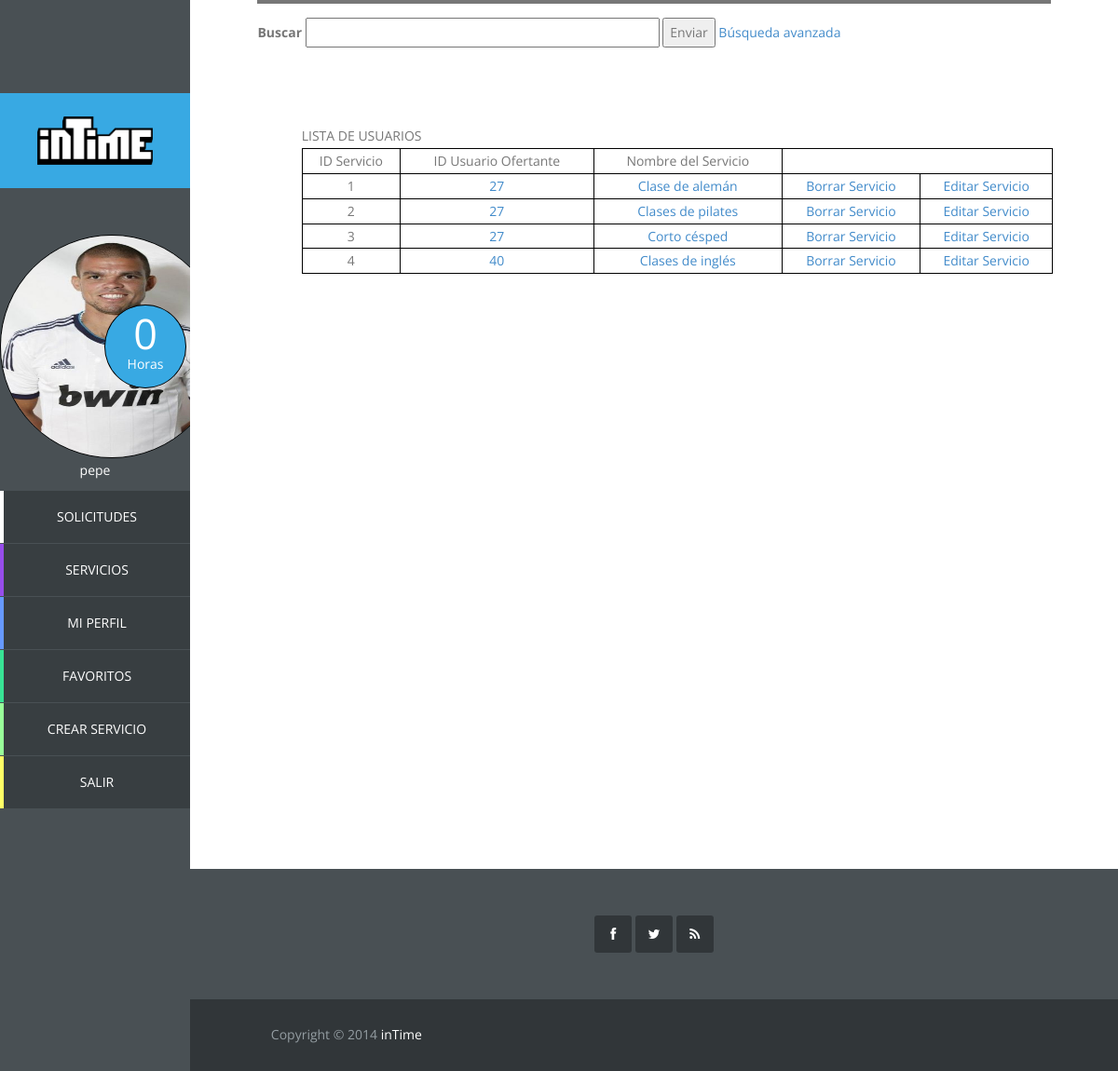
The app's page /vista/serviciosadmin.php (signed in) with its own data.
### tables this page shows
CREATE TABLE IF NOT EXISTS `usuario` (
  `id_usuario` int(11) NOT NULL AUTO_INCREMENT,
  `correo` varchar(40) NOT NULL,
  `nombre` varchar(20) NOT NULL,
  `apellidos` varchar(40) NOT NULL,
  `direccion` varchar(80) NOT NULL,
  `horas_usuario` int(11) NOT NULL,
  `foto_usuario` varchar(20) DEFAULT NULL,
  `pass` char(128) NOT NULL,
  `salt` char(128) NOT NULL,
  `vio_sol_recibidas` datetime NOT NULL,
  `vio_sol_enviadas` datetime NOT NULL,
  PRIMARY KEY (`id_usuario`),
  UNIQUE KEY `correo` (`correo`)
);

CREATE TABLE IF NOT EXISTS `servicio` (
  `id_servicio` int(11) NOT NULL AUTO_INCREMENT,
  `id_usuario` int(11) NOT NULL,
  `id_categoria` int(11) NOT NULL,
  `nombre_servicio` varchar(50) NOT NULL,
  `descripcion` varchar(1000) DEFAULT NULL,
  `horas` int(11) NOT NULL,
  `foto_servicio` blob,
  PRIMARY KEY (`id_servicio`),
  KEY `id_usuario` (`id_usuario`),
  KEY `id_categoria` (`id_categoria`)
);

### modelo/usuario.php (called while the page is built, shortened)
<?php
	class Usuario {
		private $id;
		private $nombre;
		private $horas;
		private $foto;
		public function __construct($id, $correo, $nombre, $apellidos, $direccion, $horas, $foto, $pass, $salt) {
			$this->id = $id;
			$this->nombre = $nombre;
			$this->horas = $horas;
			$this->foto = $foto;
		}
		public function getId(){
			return $this->id;
		}
		public function getNombre(){
			return $this->nombre;
		}
		public function getHoras(){
			return $this->horas;
		}
		public function getFoto(){
			return $this->foto;
		}
	}

### controlador/op_base_datos.php (called while the page is built, shortened)
<?php
class Mysql{
	protected $host="localhost";
	protected $user="root";
    protected $clave="";
	protected function conectar(){
        $this->conexion=mysqli_connect($this->host,$this->user,$this->clave);
    }
}

### controlador/op_base_datos_usuario.php (called while the page is built, shortened)
<?php
require_once '../controlador/op_base_datos.php';
class MysqlUsuario extends Mysql {
	public function conseguirUsuarioById($id){
		$pst = $this->conexion->prepare("select * from usuario where id_usuario = ?");
		$pst->bind_param("s", $id);
		$pst->execute();
		$pst->bind_result($id_usuario, $correo, $nombre, $apellidos, $direccion, $horas, $foto, $pass, $salt,
			$vio_sol_recibidas, $vio_sol_enviadas);
		$usuario = NULL;
		if($pst->fetch()){
			$usuario = new Usuario($id_usuario, $correo, $nombre, $apellidos, $direccion, $horas, $foto, $pass, $salt,
				$vio_sol_recibidas, $vio_sol_enviadas);
		}
		return $usuario;
	}
}

### controlador/op_base_datos_servicio.php (called while the page is built, shortened)
<?php
require_once '../controlador/op_base_datos.php';
class MysqlServicio extends Mysql {
	public function mostrar_todos_servicios(){
		$pst = $this->conexion->prepare("select * from servicio");
		$pst->execute();
		$resultado = $pst->get_result();
		return $resultado;
	}
}

### vista/serviciosadmin.php (the view, shortened to what this page needs)
<!DOCTYPE html>
<?php
	require_once '../controlador/op_base_datos_servicio.php';
?>
<html lang="es">
	<?php include "head.php";?>
	<body>
		<?php include "sidebar.php"
		?>
		<div id="main-content">
			<div id="templatemo">
				<div class="section-content">
					<div class="row">
						<div class="col-md-12">
							<div class="section-title">
								<div class="buscador">
									<form method="post" action="busqueda.php" accept-charset="utf-8">
										<label>Buscar</label>
										<input type="text" name="nombrebusq" size="50">
										<button type="submit" name="submit">
											Enviar
										</button>
										<a href="">Búsqueda avanzada</a>
									</form>
								</div>
							</div>
						</div>
					</div>
					<div class="panel-admin">
						<div class="lista-admin">
							<table>
								<?php
								$BDD = new MysqlServicio();
								$resultado = $BDD->mostrar_todos_servicios();
								echo "<table border='1' cellpadding='2' cellspacing='2'";
								echo "<tr><td>ID Servicio</td><td>ID Usuario Ofertante</td><td>Nombre del Servicio</td>";
								while ($row = mysqli_fetch_array($resultado)) {
								$id = $row['id_servicio'];
								$id_usuario = $row['id_usuario'];
							        echo "<tr>";
							        echo "<td>".$row["id_servicio"]."</td>";
							        echo "<td><a href='../vista/perfil.php?id_usuario=$id_usuario';>".$row["id_usuario"]."</a></td>";
							        echo "<td><a href='../vista/servicio.php?id_servicio=$id';>".$row["nombre_servicio"]."</a></td>";
									echo "<td><a href = '#' onClick='javascript:ConfirmDelete($id)'‌​>Borrar Servicio</a></td>";
									echo "<td><a href='../vista/editarservicio.php?id_servicio=$id';>Editar Servicio</a></td>";
							        echo "</tr>";
								}
								?>
								</table>
					</div>
				</div>
			</div>
			<?php include 'footer.php'
			?>
		</div>
	</body>
</html>

### vista/sidebar.php (shortened to what this page needs)
<?php
$dir = $_SERVER["REQUEST_URI"];
$array = explode("/", $dir);
$n = count($array);
?>
	<div id="main-sidebar">
		<?php
		if($array[$n-1] == "index.php" || $array[$n-1] == ""){
		?>
		<div class="logo">
			<a href="index.php"><img src="vista/images/logo.png"/></a>
		</div>
		<ul class="main-menu">
			<li class="services">
				<a href='vista/mostrar_servicios.php'>servicios</a>
			</li>
			<li class="about">
				<a href="vista/sobrenosotros.php">sobre nosotros</a>
			</li>
			<li class="contact">
				<a href="vista/contacto.php">contacto</a>
			</li>
		</ul>
		<?php
		}else {
			require_once '../controlador/op_base_datos_usuario.php';
			require_once '../controlador/op_base_datos_servicio.php';
			require_once '../modelo/usuario.php';
			if(isset($_SESSION['login_usuario']) && $_SESSION['login_usuario']){
				$usuario = $_SESSION['usuario'];
				$BDD = new MysqlUsuario();
				$usuario = $BDD->conseguirUsuarioById($usuario->getId());
		?>
				<div class="logo">
					<a href="perfil_usuario.php">
						<img src="images/logo.png"/>
					</a>
				</div>
				<div class="navigation-log-in">
					<ul class="main-menu">
						<div class="circle-text">
							<div class="contador">
									<?php echo $usuario->getHoras() ?>
							</div>
							<p>Horas</p>
						</div>
						<?php
							if($usuario->getFoto() == NULL){
								echo "<a href='perfil_usuario.php'><img src='images/usuario/user_defect.png'></a>";
							}else{
						?>
								<a href='perfil_usuario.php'><img src='<?php echo "images/usuario/".$usuario->getFoto() ?>'></a>
						<?php
							}
						?>
						<p>
							<?php echo $usuario->getNombre();?>
						</p>
						<li class="requests">
							<a href="solicitudes.php">Solicitudes</a>
						</li>
						<li class="services">
							<a href="mostrar_servicios.php">servicios</a>
						</li>
						<li class="profile">
							<a href="perfil.php?id_usuario=<?php echo $usuario->getId() ?>">Mi Perfil</a>
						</li>
						<li class="favorites">
							<a href="favoritos.php">Favoritos</a>
						</li>
						<li class="new-job">
							<a href="crearservicio.php">Crear Servicio</a>
						</li>
						<li class="log-out">
							<a href="../controlador/logout.php">Salir</a>
						</li>
					</ul>
				</div>
		<?php
			}else if(isset($_SESSION['login_admin']) && $_SESSION['login_admin']) {
		?>
				<div class="logo">
					<a href="perfil_admin.php"><img src="images/logo.png"/></a>
				</div>
				<div class="navigation-log-in">
					<ul class="main-menu">
						<div class="circle-text">
							<div class="contador">-</div>
							<p>Horas</p>
						</div>
						<img src="images/admin.jpg" >
						<p> Administrador </p>
						<li class="user-list">
							<a href="usuariosadmin.php">Lista Usuarios</a>
						</li>
						<li class="service-list">
							<a href="serviciosadmin.php">Lista Servicios</a>
						</li>
						<li class="log-out">
							<a href="../controlador/logout.php">Salir</a>
						</li>
					</ul>
				</div>
		<?php
			}
		?>
		<?php
		}
		?>
	</div>

### vista/css/templatemo_style.css (style rules this page uses)
.main-menu, .responsive-menu ul, .social-member, .progess-bars, .first-footer .social-footer ul { padding: 0%; margin: 0%; list-style: none; }
body { font: 14px/1.85em 'Open Sans', Arial, Helvetice Neue, sans-serif; color: #777777; font-weight: 300px; font-style: normal; -webkit-font-smoothing: antialiased; -webkit-text-size-adjust: 100%; }
a, a:hover, a:focus { text-decoration: none; -webkit-transition: all 150ms ease-in; -moz-transition: all 150ms ease-in; -o-transition: all 150ms ease-in; transition: all 150ms ease-in; }
*, *:before, *:after { -moz-box-sizing: border-box; -webkit-box-sizing: border-box; box-sizing: border-box; }
#main-content, .full-width-slider { width: 83%; }
.section-content { padding: 0 7%; margin-bottom: 100px; height: 200%; }
.section-title { border-top: 4px solid; margin-bottom: 80px; }
div.buscador { position: relative; width: 78%; margin-top: 15px; }
#main-sidebar { position: fixed; float: left; width: 17%; height: 100%; background-color: #495054; color: white; margin-right: 0px; overflow: auto; }
.logo { margin-top: 100px; background-color: #38a9e3; padding: 25px 40px; }
.logo a { color: white; }
.logo a img { width: 100%; height: 100%; }
.main-menu { text-align: center; }
.main-menu li { margin-bottom: 1px; }
.main-menu li a { color: white; text-transform: uppercase; display: block; border-left: 4px solid; padding: 15px 30px; background-color: #383e41; -webkit-transition: all 150ms ease-in; -moz-transition: all 150ms ease-in; -o-transition: all 150ms ease-in; transition: all 150ms ease-in; }
li.services a { border-color: #974dea; }
li.profile a { border-color: #6699FF; }
li.new-job a { border-color: #99FF99; }
li.log-out a { border-color: #FFFF66; }
li.favorites a { border-color: #38e395; }
.navigation-log-in { padding-top: 50px; }
.navigation-log-in img { border: 1px solid black; border-radius:120px; width: 240px; height: 240px; }
#main-content { float: left; width: 83%; height: 100%; margin-left: 17%; overflow: hidden; }
.lista-users table,th,td { text-align:center; }
.lista-admin { padding-left:50px; }
.panel-admin { position: relative; margin-bottom:50px;min-height:700px; }
.lista-admin table,td,th { border: 1px solid black; }
.lista-admin table { width:100%; }
.circle-text { position: absolute; width: 43%; margin-left: 55%; margin-top: 37%; }
.circle-text:after { content: ""; display: block; width: 100%; height:0; padding-bottom: 100%; background: #38a9e3; -moz-border-radius: 50%; -webkit-border-radius: 50%; border-radius: 50%; border: 1px solid black; }
.circle-text p { position: absolute; float: left; width: 100%; padding-top: 73%; line-height: 1em; margin-top: -0.5em; text-align: center; color: white; }
.circle-text div { position: absolute; width: 100%; padding-top: 35%; line-height: 1em; margin-top: -0.5em; text-align: center; color: white; font-size: 45px; }

### records on screen
usuario: horas_usuario "0", foto_usuario (picture), nombre "pepe"
servicio: id_servicio "1", id_usuario "27", nombre_servicio "Clase de alemán"
servicio: id_servicio "2", id_usuario "27", nombre_servicio "Clases de pilates"
servicio: id_servicio "3", id_usuario "27", nombre_servicio "Corto césped"
servicio: id_servicio "4", id_usuario "40", nombre_servicio "Clases de inglés"
